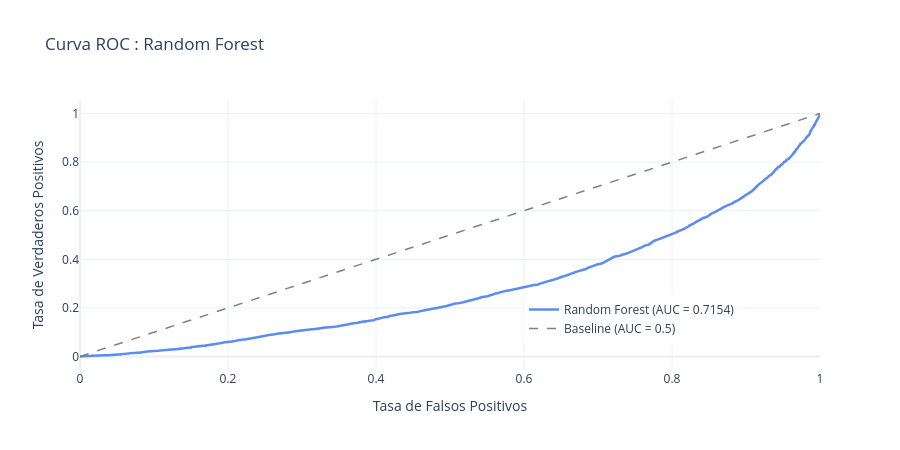

Write notebook code for a chart like this one.
### Code cell
# -- Visualización 3: Curva ROC ----------------------------------------------
fpr, tpr, _ = roc_curve(y_test, y_proba, pos_label=1)

fig_roc = go.Figure()
fig_roc.add_trace(go.Scatter(
    x=fpr, y=tpr,
    mode='lines',
    name=f'Random Forest (AUC = {auc:.4f})',
    line=dict(color='#5B8DEF', width=2.5)
))
fig_roc.add_trace(go.Scatter(
    x=[0,1], y=[0,1],
    mode='lines',
    name='Baseline (AUC = 0.5)',
    line=dict(color='gray', width=1.5, dash='dash')
))
fig_roc.update_layout(
    title='Curva ROC : Random Forest',
    xaxis_title='Tasa de Falsos Positivos',
    yaxis_title='Tasa de Verdaderos Positivos',
    height=450,
    template='plotly_white',
    legend=dict(x=0.6, y=0.1)
)
fig_roc.show()

### Figure 1 — Plotly figure (JSON) as saved in the notebook; plotly's stock layout.template omitted (floating-point values rounded to 4 significant figures; data arrays with more than 128 entries replaced by an {"elided": "..."} marker saying what was removed)
{"data": [{"line": {"color": "#5B8DEF", "width": 2.5}, "mode": "lines", "name": "Random Forest (AUC = 0.7154)", "type": "scatter", "x": {"elided": "5143 float values"}, "y": {"elided": "5143 float values"}}, {"line": {"color": "gray", "dash": "dash", "width": 1.5}, "mode": "lines", "name": "Baseline (AUC = 0.5)", "type": "scatter", "x": [0, 1], "y": [0, 1]}], "layout": {"height": 450, "legend": {"x": 0.6, "y": 0.1}, "title": {"text": "Curva ROC : Random Forest"}, "xaxis": {"title": {"text": "Tasa de Falsos Positivos"}}, "yaxis": {"title": {"text": "Tasa de Verdaderos Positivos"}}}}
